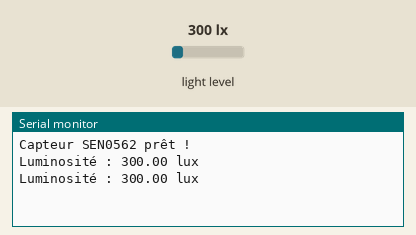
This sketch was run on a simulated Arduino Uno, built with avr-gcc and run on an emulated ATmega328P. On the bench: the last lines printed to the serial monitor. The test bench sets the inputs (shaded band); at power-on: light level 300 lx.

Above: at 1.8 s.
1.9 s: light level set to 40 lx
At 2.8 s:
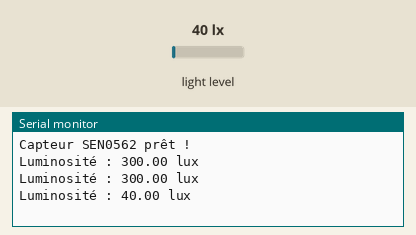
3.4 s: light level set to 500 lx
At 4.6 s:
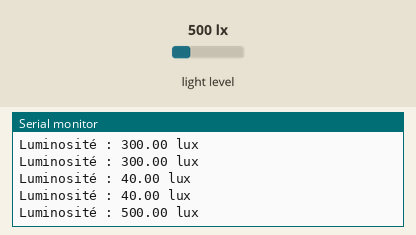
Timing chart, 0 to 6.4 s (numbered marks = the images above; inputs shaded):
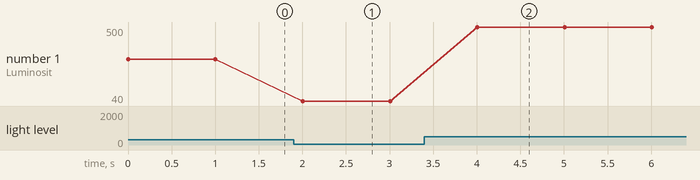

Measured:
- after the input at 1.9 s, the serial monitor: prints a new line after 0.10 s (image 1)
- after the input at 3.4 s, the serial monitor: prints a new line after 0.61 s (image 2)
- plotted number 1: 300 → 40 after the input at 1.9 s, 40 → 500 after the input at 3.4 s

The sketch:

test_luminosite.ino
```cpp
#include <Wire.h>
#include <BH1750.h>

BH1750 lightMeter;

void setup() {
  Serial.begin(115200);
  while (!Serial);

  Wire.begin();  // Initialise la communication I2C

  if (!lightMeter.begin()) {
    Serial.println("Erreur : Capteur SEN0562 non détecté !");
    while (1);
  }

  Serial.println("Capteur SEN0562 prêt !");
}

void loop() {
  float lux = lightMeter.readLightLevel();
  Serial.print("Luminosité : ");
  Serial.print(lux);
  Serial.println(" lux");
  delay(1000);
}
```
